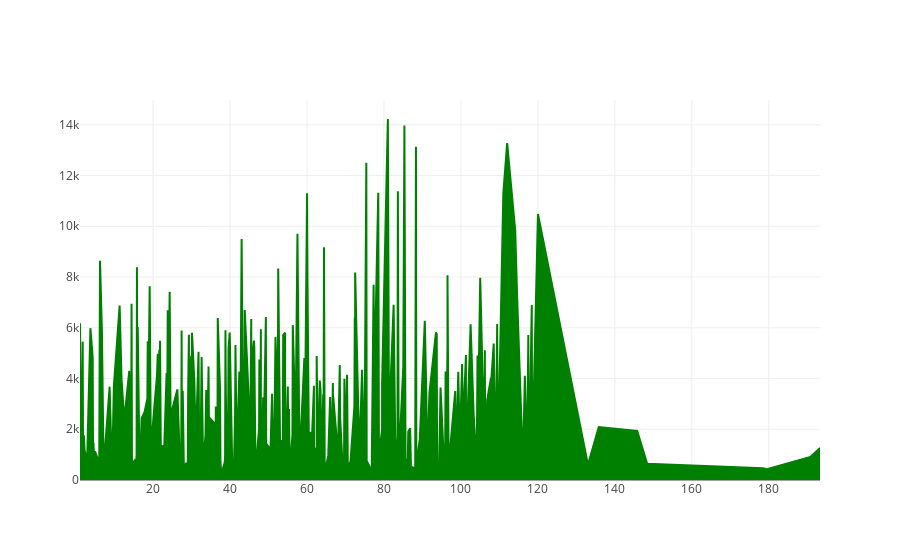

Notebook cell for this chart:
### Code cell
data = [go.Scatter(
    x=grout_by_stat['Chainage_adj'].tolist(),
    y=grout_by_stat['Cement'].tolist(),
    mode='lines',    
    line=dict(color = 'green'),
    fill = "tonexty",
    fillcolor = 'green',
    )]

plotly.offline.iplot(data)

### Figure 1 — Plotly figure (JSON) as saved in the notebook; plotly's stock layout.template omitted (floating-point values rounded to 4 significant figures; data arrays with more than 128 entries replaced by an {"elided": "..."} marker saying what was removed)
{"data": [{"fill": "tonexty", "fillcolor": "green", "line": {"color": "green"}, "mode": "lines", "type": "scatter", "x": {"elided": "353 float values"}, "y": {"elided": "353 float values"}}], "layout": {}}
